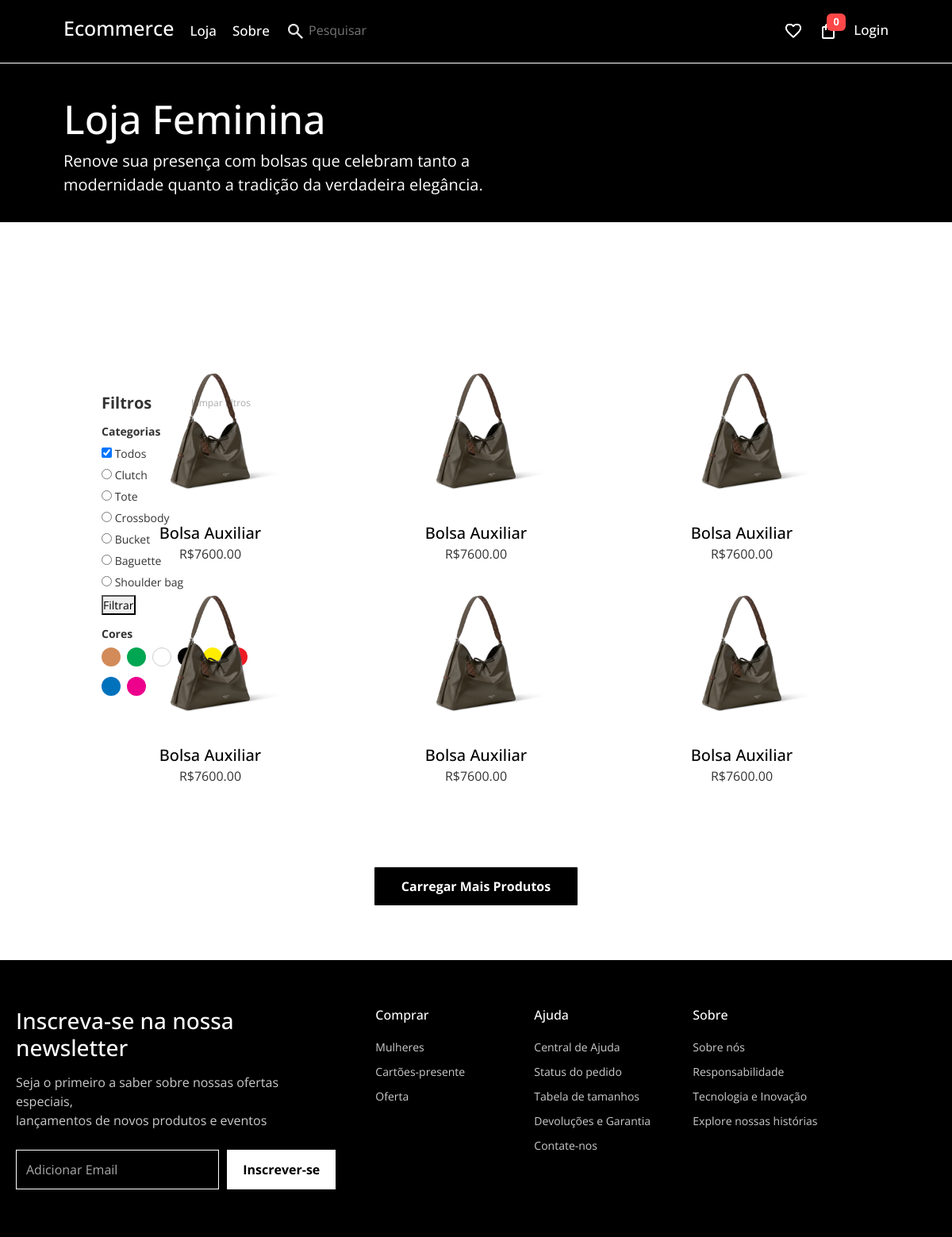
/produtos, run on the app's committed database.
### models.py (models this page shows)
class Produto(Base):
    __tablename__ = "Produtos"
    id = Column("idProduto", Integer, primary_key = True, nullable = False)
    nome = Column("Nome_Produto", String(100), nullable = False)
    preco = Column("Preço", DECIMAL, nullable = False)
    quantidade = Column("quantidade", Integer, nullable=False)
    categoria = Column("Categoria", String(100), nullable = False)
    cor = Column("Cor", String(45), nullable = False)
    imagem = Column("Imagem", String(100), nullable=False)
    detalhe1 = Column("Detalhe1", String(100), nullable=False)
    detalhe2 = Column("Detalhe2", String(100), nullable=False)
    detalhe3 = Column("Detalhe3", String(100), nullable=False)
    detalhe4 = Column("Detalhe4", String(100), nullable=False)

### controllers.py (the view)
@router.get('/produtos', response_class=HTMLResponse)
async def listar(request: Request, offset: int = 0, limit: int = 6, categoria: str = None, db: Session = Depends(get_db)):
    query = db.query(Produto) # consultar todos os produtos / economizar linha
    if categoria:
        query = query.filter(Produto.categoria == categoria)
    total_produtos = query.count()  # conta quantos produtos existem
    if offset >= total_produtos:
        offset = 0 # restarta offset
    produtos = query.offset(offset).limit(limit).all()
    proximo_offset = offset + limit
    if proximo_offset >= total_produtos:
        proximo_offset = 0
    if produtos:
        return templates.TemplateResponse('loja.html', {
            'request': request,
            'produtos': produtos,
            'categoria': categoria,
            'offset': proximo_offset,  # devolve o offset para o próximo clique
            'limit': limit
        })

### View/templates/loja.html (shortened to what this page needs)
<!DOCTYPE html>
<html lang="en">
<head>
    <link rel="stylesheet" href="{{url_for('static', path='Pasta_css/stytle_loja.css') }}">
    <link href="https://cdn.jsdelivr.net/npm/bootstrap@5.3.8/dist/css/bootstrap.min.css" rel="stylesheet"
>
</head>
<body>
    <main id="main">
        <header id="container_header">
            <div class="inline left-header">
                <a href="/"><h2>Ecommerce</h2></a>
                <a href="/produtos">Loja</a>
                <a href="/sobre">Sobre</a>
                <form action="">
                    <label for="pesquisar"><img class="icones" src="/static/uploads/icons_header/lupa.png" alt=""></label>
                    <input type="text" id="pesquisar" placeholder="Pesquisar">
                </form>
            </div>
            <div class="inline right-header">
                <a href=""><img src="/static/uploads/icons_header/coracao.png" alt=""></a>
                <a href="/meus-pedidos" class="carrinho-icon">
                    <img src="/static/uploads/icons_header/icon_carrinho.png" alt="">
                    <span id="contador-carrinho" class="badge">0</span>
                </a>
                <a href="">Login</a>
            </div>
        </header>
        <section id="container">
            <div class="fundo_preto">
                <div class="caixa_fundo_preto">
                    <h2  class="titulo">Loja Feminina</h2>
                    <p class="subtitulo">Renove sua presença com bolsas que celebram tanto a <br> modernidade quanto a tradição da verdadeira elegância.</p>
                </div>
            </div>
            <div class="produtos">
                <div class="categoria">
                    <div class="filtros">
                        <div class="filtros-header">
                            <h3>Filtros</h3>
                            <a href="#" class="limpar">Limpar filtros</a>
                        </div>
                        <div class="filtro-categorias">
                            <h4>Categorias</h4>
                            <form action="/produtos" method="get">
                              <label><input class="transparent" type="checkbox" checked> Todos</label>
                              <label><input type="radio" name="categoria" value="Clutch"> Clutch</label>
                              <label><input type="radio" name="categoria" value="Tote"> Tote</label>
                              <label><input type="radio" name="categoria" value="Crossbody"> Crossbody</label>
                              <label><input type="radio" name="categoria" value="Bucket"> Bucket</label>
                              <label><input type="radio" name="categoria" value="Baguette"> Baguette</label>
                              <label><input type="radio" name="categoria" value="Shoulder bag"> Shoulder bag</label>
                              <button type="submit">Filtrar</button>
                            </form>
                        </div>
                        <div class="filtro-cores">
                            <h4>Cores</h4>
                            <div class="cores">
                                <a href=""><span class="cor" style="background:#d28b59"></span></a>
                                <a href=""></a>
                                <a href=""></a>
                                <a href=""></a>
                                <a href=""></a>
                                <a href=""></a>
                                <a href=""><span class="cor" style="background:#0072bc"></span></a>
                                <a href=""></a>
                            </div>
                        </div>
                    </div>
                    <div class="grid">
                        {%for i in produtos%}
                            <div class="item">
                                <a href="/produto/{{i.id}}">
                                  <img src="/static/uploads/bolsas/{{i.imagem}}" alt="Sem foto">
                                </a>
                                <a href="/produto/{{i.id}}">
                                    <h3>{{i.nome}}</h3>
                                </a>
                                <p>R${{ '%.2f' % i.preco }}</p>
                            </div>
                        {%endfor%}
                    </div>
                    <div class="carregar_produtos">
                        {% if produtos %}
                            <a href="/produtos?offset={{ offset + limit }}&limit={{ limit }}{% if categoria %}&categoria={{ categoria }}{% endif %}" class="button_carregar_produtos">Carregar Mais Produtos</a>
                        {% endif %}
                    </div>
            </div>
        </section>
        <footer class="footer-newsletter">
            <div class="footer-container">
                <div class="newsletter-section">
                    <h2>Inscreva-se na nossa newsletter</h2>
                    <p>Seja o primeiro a saber sobre nossas ofertas especiais,<br>lançamentos de novos produtos e
                        eventos</p>
                    <form class="newsletter-form">
                        <input type="email" placeholder="Adicionar Email" required>
                        <button type="submit">Inscrever-se</button>
                    </form>
                </div>
                <div class="footer-links">
                    <div class="footer-column">
                        <h3>Comprar</h3>
                        <a href="#">Mulheres</a>
                        <a href="#">Cartões-presente</a>
                        <a href="#">Oferta</a>
                    </div>
                    <div class="footer-column">
                        <h3>Ajuda</h3>
                        <a href="#">Central de Ajuda</a>
                        <a href="#">Status do pedido</a>
                        <a href="#">Tabela de tamanhos</a>
                        <a href="#">Devoluções e Garantia</a>
                        <a href="#">Contate-nos</a>
                    </div>
                    <div class="footer-column">
                        <h3>Sobre</h3>
                        <a href="#">Sobre nós</a>
                        <a href="#">Responsabilidade</a>
                        <a href="#">Tecnologia e Inovação</a>
                        <a href="#">Explore nossas histórias</a>
                    </div>
                </div>
            </div>
        </footer>
    </main>
</body>
</html>

### static/Pasta_css/stytle_loja.css (style rules this page uses)
* { margin: 0; padding: 0; font-family: "Open Sans", sans-serif; }
#container_header { position: relative; margin: 0 auto; width: 100%; height: 80px; padding: 15px; background-color: #000; border-bottom: 1px solid #fff; }
.inline { display: flex; flex-direction: row; gap: 25px; }
.left-header { position: absolute; top: 15px; left: 80px; display: flex; align-items: center; gap: 20px; }
.left-header h2 { font-size: 25px; line-height: 1.6; color: white; }
.left-header a { font-size: 17px; text-decoration: none; font-weight: 500; color: white; }
#pesquisar { background-color: transparent; border: none; color: white; }
.right-header { position: absolute; top: 25px; right: 80px; display: flex; align-items: center; gap: 20px; }
.right-header a { font-size: 17px; text-decoration: none; font-weight: 500; color: white; }
.icones { width: 25px; }
.titulo { color: white; font-size: 50px; }
.subtitulo { color: white; font-size: 20px; }
.fundo_preto { height: 25vh; background-color: #000; left: 50px; }
.produtos { min-height: auto; padding: 40px 0; }
.caixa_fundo_preto { position: absolute; left: 80px; top: 120px; }
.grid { display: grid; grid-template-columns: repeat(3, 1fr); gap: 5px; max-width: 1000px; margin: 0 auto; position: relative; bottom: 300px; }
.item { text-align: center; padding: 0; margin: 0; }
.item img { width: 100%; max-width: 200px; height: 220px; object-fit: contain; margin: 0 auto 2px; display: block; }
.item h3 { font-size: 20px; color: #000; margin: 0; line-height: 1.2; transition: all 1s; }
.item p { font-size: 16px; padding: 5px; color: #333; margin: 0; line-height: 1.2; }
.item a { text-decoration: none; }
.categoria { height: 850px; width: 100%; }
.carregar_produtos { display: flex; align-items: center; justify-content: center; }
.button_carregar_produtos { text-decoration: none; text-align: center; padding: 12px 34px; background-color: #000000; color: #ffffff; border-radius: 1px; font-size: 16px; font-weight: 700; cursor: pointer; transition: all linear 0.3s; position: relative; bottom: 200px; }
.filtros { width: 220px; padding: 16px; background: #ffffff; font-family: Arial, sans-serif; font-size: 14px; color: #333; display: flex; flex-direction: column; position: relative; top: 10rem; left: 7rem; }
.filtros-header { display: flex; justify-content: space-between; align-items: center; }
.filtros-header h3 { margin: 0; font-size: 20px; font-weight: bold; }
.limpar { font-size: 12px; color: #aaa; text-decoration: none; }
.filtro-categorias, .filtro-cores { margin-top: 16px; }
.filtro-categorias h4, .filtro-cores h4 { font-size: 14px; font-weight: bold; margin-bottom: 8px; }
.filtro-categorias label { display: block; margin-bottom: 6px; }
.cores { display: flex; flex-wrap: wrap; gap: 8px; }
.cor { width: 24px; height: 24px; border-radius: 50%; display: inline-block; cursor: pointer; }
.footer-newsletter { background-color: #000; color: #fff; padding: 60px 20px; }
.footer-container { max-width: 1200px; margin: 0 auto; display: flex; gap: 50px; flex-wrap: wrap; justify-content: space-between; }
.newsletter-section { flex: 1 1 300px; }
.newsletter-section h2 { font-size: 28px; margin-bottom: 15px; }
.newsletter-section p { font-size: 16px; opacity: 0.8; margin-bottom: 25px; line-height: 1.5; }
.newsletter-form { display: flex; flex-wrap: wrap; gap: 10px; }
.newsletter-form input { flex: 1 1 250px; padding: 12px; border: 1px solid #fff; background-color: transparent; color: #fff; }
.newsletter-form input::placeholder { color: #aaa; }
.newsletter-form button { padding: 12px 20px; background-color: #fff; color: #000; border: none; font-weight: bold; cursor: pointer; transition: background-color 0.3s; }
.footer-links { display: flex; gap: 50px; flex: 2 1 500px; flex-wrap: wrap; }
.footer-column { display: flex; flex-direction: column; gap: 10px; min-width: 150px; }
.footer-column h3 { font-size: 16px; margin-bottom: 10px; }
.footer-column a { color: #ccc; text-decoration: none; font-size: 14px; transition: color 0.2s; }
.carrinho-icon { position: relative; display: inline-block; font-size: 24px; cursor: pointer; }
.badge { position: absolute; top: -8px; right: -10px; background: #ff4747; color: white; border-radius: 50%; padding: 2px 6px; font-size: 12px; font-weight: bold; min-width: 20px; text-align: center; }

### data on the page
Produto: imagem (picture), nome "Bolsa Auxiliar", preco "7600.00"
Produto: imagem (picture), nome "Bolsa Auxiliar", preco "7600.00"
Produto: imagem (picture), nome "Bolsa Auxiliar", preco "7600.00"
Produto: imagem (picture), nome "Bolsa Auxiliar", preco "7600.00"
Produto: imagem (picture), nome "Bolsa Auxiliar", preco "7600.00"
Produto: imagem (picture), nome "Bolsa Auxiliar", preco "7600.00"
